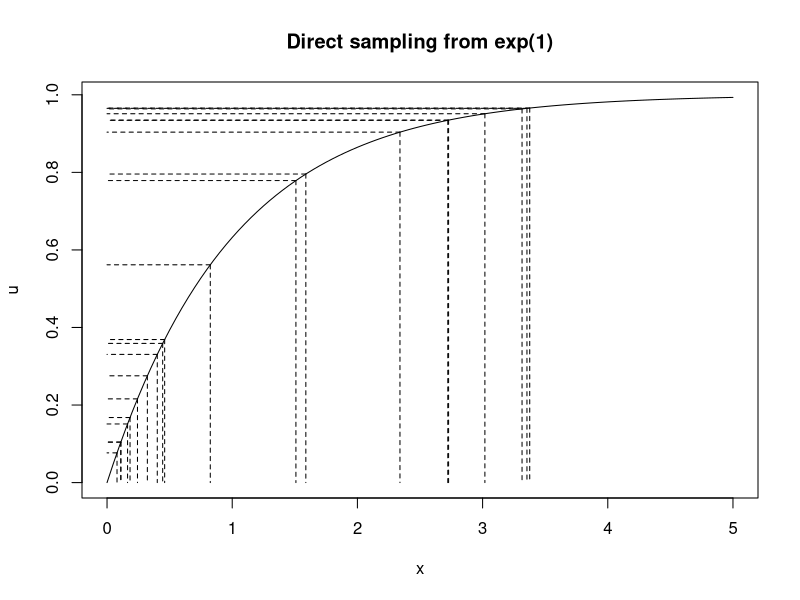

The R source for this figure:
## ---- chunk 1
lambda <- 1
u <- runif(20)
x <- -1/lambda * log(1 - u)
curve(1 - exp(-x), 0, 5, ylab = 'u', main = 'Direct sampling from exp(1)') 
for (i in 1:length(x)){
  lines(c(x[i], x[i]), c(u[i], 0), lty = 'dashed')
  lines(c(x[i], 0), c(u[i], u[i]), lty = 'dashed')
}
